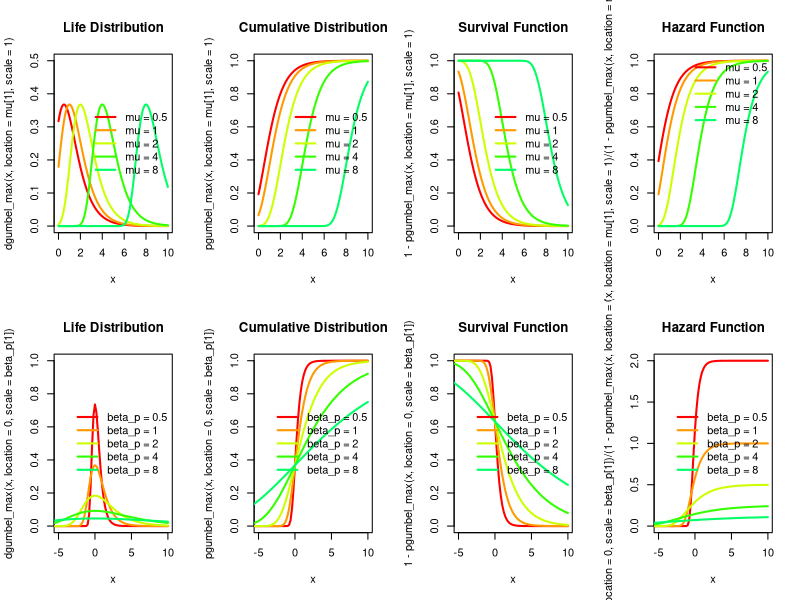

Generate this figure with R:
##### 극치 분포: Gumbel 최대값 분포
dgumbel_max = function (x, scale = 1, location = 0, log = FALSE) 
{
    fx <- 1/scale * exp(-(x - location)/scale - exp(-(x - location)/scale))
    if (log) 
        return(log(fx))
    else return(fx)
}

pgumbel_max = function (q, scale = 1, location = 0, lower.tail = TRUE, log.p = FALSE) 
{
    Fx <- exp(-exp(-(q - location)/scale))
    if (!lower.tail) 
        Fx <- 1 - Fx
    if (log.p) 
        Fx <- log(Fx)
    return(Fx)
}
qgumbel_max = function (p, scale = 1, location = 0, lower.tail = TRUE, log.p = FALSE) 
{
    if (log.p) 
        p <- exp(p)
    if (!lower.tail) 
        p <- 1 - p
    xF <- location - scale * log(-log(p))
    return(xF)
}

rgumbel_max = function (n, scale = 1, location = 0) 
{
	qgumbel(runif(n), scale, location)
}


par(mfrow = c(2, 4))

### parameter: mu
mu = c(0.5, 1, 2, 4, 8)	# shape

### Input Variable
x <- seq(0, 10, length.out = 101)

color = rainbow(10)

### Life Distribution
plot(x, dgumbel_max(x, location=mu[1], scale=1), xlim=c(0, 10), ylim=c(0, 0.5), col=color[1], lwd=2, type = 'l', main="Life Distribution")
for (i in 2:5)	{	lines(x, dgumbel_max(x, location=mu[i], scale=1), col=color[i], lwd=2);	}
legend('right', bty = 'n', lwd=2, col=color[1:5], legend = c('mu = 0.5', 'mu = 1', 'mu = 2', 'mu = 4', 'mu = 8'))

### Cumulative Distribution
plot(x, pgumbel_max(x, location=mu[1], scale=1), xlim=c(0, 10), ylim=c(0, 1), col=color[1], lwd=2, type = 'l', main="Cumulative Distribution")
for (i in 2:5)	{	lines(x, pgumbel_max(x, location=mu[i], scale=1), col=color[i], lwd=2);	}
legend('right', bty = 'n', lwd=2, col=color[1:5], legend = c('mu = 0.5', 'mu = 1', 'mu = 2', 'mu = 4', 'mu = 8'))

### Survival Function
plot(x, 1-pgumbel_max(x, location=mu[1], scale=1), xlim=c(0, 10), ylim=c(0, 1), col=color[1], lwd=2, type = 'l', main="Survival Function")
for (i in 2:5)	{	lines(x, 1-pgumbel_max(x, location=mu[i], scale=1), col=color[i], lwd=2);	}
legend('right', bty = 'n', lwd=2, col=color[1:5], legend = c('mu = 0.5', 'mu = 1', 'mu = 2', 'mu = 4', 'mu = 8'))

### Hazard Function
plot(x, dgumbel_max(x, location=mu[1], scale=1)/(1-pgumbel_max(x, location=mu[1], scale=1)), xlim=c(0, 10), ylim=c(0, 1), col=color[1], lwd=2, type = 'l', main="Hazard Function")
for (i in 2:5) {	lines(x, dgumbel_max(x, location=mu[i], scale=1)/(1-pgumbel_max(x, location=mu[i], scale=1)), col=color[i], lwd=2);	}
legend('topright', bty = 'n', lwd=2, col=color[1:5], legend = c('mu = 0.5', 'mu = 1', 'mu = 2', 'mu = 4', 'mu = 8'))



### parameter: beta_p
beta_p = c(0.5, 1, 2, 4, 8)	#scale

### Input Variable
x <- seq(-10, 10, length.out = 101)

color = rainbow(10)

### Life Distribution
plot(x, dgumbel_max(x, location=0, scale=beta_p[1]), xlim=c(-5, 10), ylim=c(0, 1), col=color[1], lwd=2, type = 'l', main="Life Distribution")
for (i in 2:5)	{	lines(x, dgumbel_max(x, location=0, scale=beta_p[i]), col=color[i], lwd=2);	}
legend('right', bty = 'n', lwd=2, col=color[1:5], legend = c('beta_p = 0.5', 'beta_p = 1', 'beta_p = 2', 'beta_p = 4', 'beta_p = 8'))

### Cumulative Distribution
plot(x, pgumbel_max(x, location=0, scale=beta_p[1]), xlim=c(-5, 10), ylim=c(0, 1), col=color[1], lwd=2, type = 'l', main="Cumulative Distribution")
for (i in 2:5)	{	lines(x, pgumbel_max(x, location=0, scale=beta_p[i]), col=color[i], lwd=2);	}
legend('right', bty = 'n', lwd=2, col=color[1:5], legend = c('beta_p = 0.5', 'beta_p = 1', 'beta_p = 2', 'beta_p = 4', 'beta_p = 8'))

### Survival Function
plot(x, 1-pgumbel_max(x, location=0, scale=beta_p[1]), xlim=c(-5, 10), ylim=c(0, 1), col=color[1], lwd=2, type = 'l', main="Survival Function")
for (i in 2:5)	{	lines(x, 1-pgumbel_max(x, location=0, scale=beta_p[i]), col=color[i], lwd=2);	}
legend('right', bty = 'n', lwd=2, col=color[1:5], legend = c('beta_p = 0.5', 'beta_p = 1', 'beta_p = 2', 'beta_p = 4', 'beta_p = 8'))

### Hazard Function
plot(x, dgumbel_max(x, location=0, scale=beta_p[1])/(1-pgumbel_max(x, location=0, scale=beta_p[1])), xlim=c(-5, 10), ylim=c(0, 2), col=color[1], lwd=2, type = 'l', main="Hazard Function")
for (i in 2:5) {	lines(x, dgumbel_max(x, location=0, scale=beta_p[i])/(1-pgumbel_max(x, location=0, scale=beta_p[i])), col=color[i], lwd=2);	}
legend('right', bty = 'n', lwd=2, col=color[1:5], legend = c('beta_p = 0.5', 'beta_p = 1', 'beta_p = 2', 'beta_p = 4', 'beta_p = 8'))
